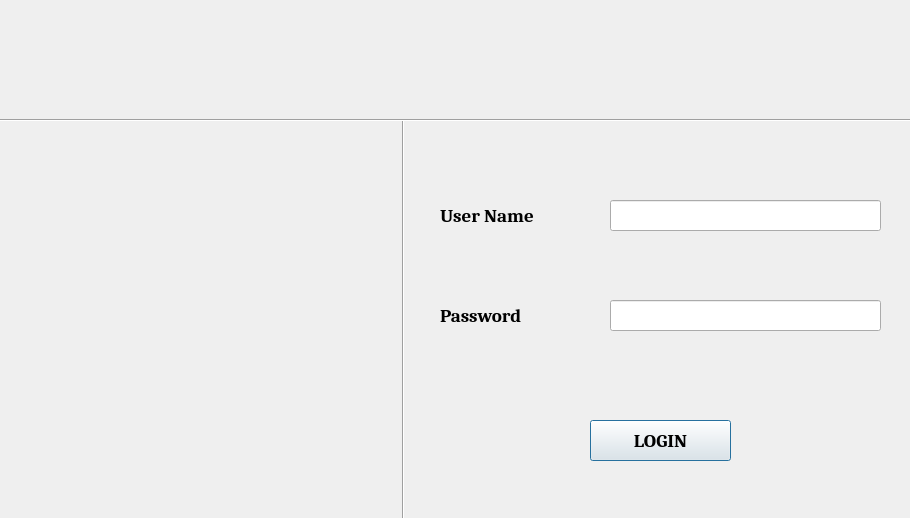
<?xml version="1.0" encoding="UTF-8"?>
<ui version="4.0">
 <class>Dialog</class>
 <widget class="QDialog" name="Dialog">
  <property name="geometry">
   <rect>
    <x>0</x>
    <y>0</y>
    <width>910</width>
    <height>518</height>
   </rect>
  </property>
  <property name="windowTitle">
   <string>Dialog</string>
  </property>
  <widget class="QPushButton" name="btn_login">
   <property name="geometry">
    <rect>
     <x>590</x>
     <y>420</y>
     <width>141</width>
     <height>41</height>
    </rect>
   </property>
   <property name="font">
    <font>
     <family>Cambria</family>
     <pointsize>14</pointsize>
     <weight>75</weight>
     <bold>true</bold>
    </font>
   </property>
   <property name="text">
    <string>LOGIN</string>
   </property>
  </widget>
  <widget class="Line" name="line_2">
   <property name="geometry">
    <rect>
     <x>393</x>
     <y>120</y>
     <width>20</width>
     <height>401</height>
    </rect>
   </property>
   <property name="orientation">
    <enum>Qt::Vertical</enum>
   </property>
  </widget>
  <widget class="Line" name="line">
   <property name="geometry">
    <rect>
     <x>0</x>
     <y>110</y>
     <width>911</width>
     <height>20</height>
    </rect>
   </property>
   <property name="orientation">
    <enum>Qt::Horizontal</enum>
   </property>
  </widget>
  <widget class="QLineEdit" name="txt_id">
   <property name="geometry">
    <rect>
     <x>610</x>
     <y>200</y>
     <width>271</width>
     <height>31</height>
    </rect>
   </property>
  </widget>
  <widget class="QLabel" name="lbl_id">
   <property name="geometry">
    <rect>
     <x>440</x>
     <y>200</y>
     <width>101</width>
     <height>31</height>
    </rect>
   </property>
   <property name="font">
    <font>
     <family>Cambria</family>
     <pointsize>14</pointsize>
     <weight>75</weight>
     <bold>true</bold>
    </font>
   </property>
   <property name="text">
    <string>User Name</string>
   </property>
  </widget>
  <widget class="QLineEdit" name="txt_pwd">
   <property name="geometry">
    <rect>
     <x>610</x>
     <y>300</y>
     <width>271</width>
     <height>31</height>
    </rect>
   </property>
   <property name="echoMode">
    <enum>QLineEdit::Password</enum>
   </property>
  </widget>
  <widget class="QLabel" name="lbl_pwd">
   <property name="geometry">
    <rect>
     <x>440</x>
     <y>300</y>
     <width>121</width>
     <height>31</height>
    </rect>
   </property>
   <property name="font">
    <font>
     <family>Cambria</family>
     <pointsize>14</pointsize>
     <weight>75</weight>
     <bold>true</bold>
    </font>
   </property>
   <property name="text">
    <string>Password</string>
   </property>
  </widget>
 </widget>
 <resources/>
 <connections/>
</ui>
